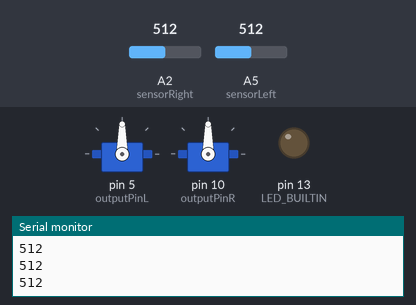
A sketch run on a simulated Arduino Uno, built with avr-gcc and run on an emulated ATmega328P. Parts: 2 × servo, output pins drawn as LEDs (lit = HIGH), the last lines printed to the serial monitor. The test bench sets the inputs (shaded band); at power-on: A5 (sensorLeft) = 512, A2 (sensorRight) = 512.

Above: at 1.2 s.
1.3 s: A5 (sensorLeft) set to 491
At 1.45 s:
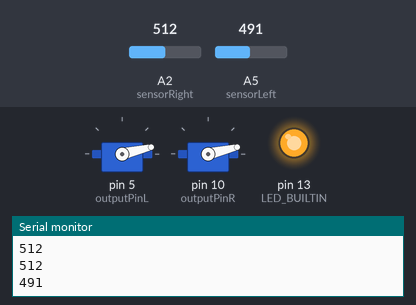
4.3 s: A5 (sensorLeft) set to 510
At 5.6 s:
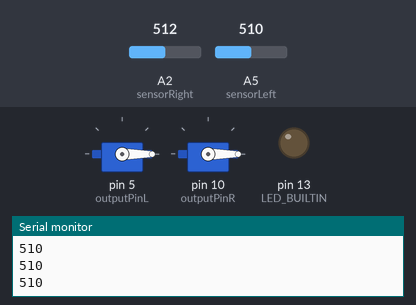
6.4 s: A2 (sensorRight) set to 483
At 6.86 s:
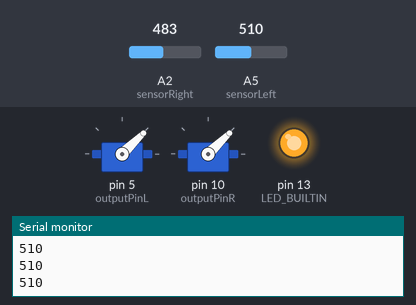
9.4 s: A2 (sensorRight) set to 510
At 10.6 s:
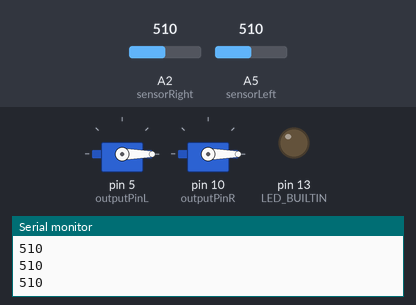
Timing chart, 0 to 12.4 s (numbered marks = the images above; inputs shaded):
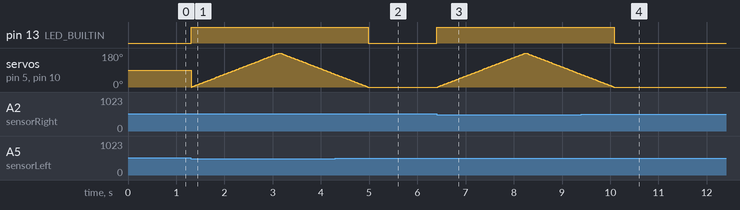

The sketch:

FinalProject.ino
```cpp
// include the servo library to control the servo
#include <Servo.h>

Servo myservoL; // create servo object to control a servo
                 // a maximum of eight servo objects can be created

Servo myservoR; // create servo object to control a servo
                 // a maximum of eight servo objects can be created

int pos = 0; // variable to store the servo position

// Set up a pin we are going to use to indicate our status using an LED.
int statusPin = LED_BUILTIN;

const int sensorLeft = A5;
const int sensorRight = A2;

const int outputPinL = 5;
const int outputPinR = 10;

int sensorValL = 0;
int sensorValR = 0;


void setup() {
  // put your setup code here, to run once:
  myservoL.attach(outputPinL);   // attaches the servo on pin 5 (the left servo) to the servo object
  myservoR.attach(outputPinR);   // attached the servo on pin 6 (the right servo) to the servo object

  // Begin by setting up the Serial Port so we can output our results.
  Serial.begin(9600);

  // Ready an LED to indicate our status.
  pinMode(LED_BUILTIN, OUTPUT);
  pinMode(sensorLeft, INPUT_PULLUP);
  pinMode(sensorRight, INPUT_PULLUP);

}

void loop() {
  // put your main code here, to run repeatedly:

  sensorValL = analogRead(sensorLeft);
  sensorValR = analogRead(sensorRight);
  Serial.println(sensorValL);
  delay(1);

  // left ear

  if(sensorValL < 500 || sensorValR < 500) {
    digitalWrite(LED_BUILTIN, HIGH);
    for (pos = 0; pos <= 180; pos += 1) {    // left ear goes from 0 degrees to 180 degrees
      // in steps of 1 degree
      myservoL.write(pos);   // tell servo to go to position in 'posL'
      myservoR.write(pos);
      delay(10);              // wait 15ms for servo to reach position
    }
    for (pos = 180; pos >= 0; pos -= 1) {    // left ear goes from 180 to 0 degrees
      myservoL.write(pos);
      myservoR.write(pos);
      delay(10);
    }
 /* } if (sensorValR < 500) {
    for (posR = 0; posR <= 180; posR += 1) {    // right ear goes from 0 degrees to 180 degrees
      // in steps of 1 degree
      myservoR.write(posR);   // tell servo to go to position in 'posL'
      delay(15);              // wait 15ms for servo to reach position
    }
    for (posR = 180; posR >= 0; posR -= 1) {    // right ear goes from 180 to 0 degrees
      myservoR.write(posR);
      delay(15);
    }
  } if (sensorValL < 500 && sensorValR < 500) {
     for (posR = 0; posR <= 180; posR += 1) {    // right ear goes from 0 degrees to 180 degrees
      // in steps of 1 degree
      myservoR.write(posR);   // tell servo to go to position in 'posL'
      myservoL.write(posR);
      delay(15);              // wait 15ms for servo to reach position
    }
    for (posR = 180; posR >= 0; posR -= 1) {    // right ear goes from 180 to 0 degrees
      myservoR.write(posR);
      myservoL.write(posR);
      delay(15);
    } */
  } else {
    digitalWrite(LED_BUILTIN, LOW);

  }

}
```

Measured:
- the behaviour switches between 500 and 499 on A5 (sensorLeft) (found by bisection; images 0 and 1)
- the behaviour switches between 500 and 499 on A2 (sensorRight) (found by bisection; images 2 and 3)
- after the input at 1.3 s, pin 13 (LED_BUILTIN): LOW → HIGH at once
- after the input at 4.3 s, pin 13 (LED_BUILTIN): HIGH → LOW after 0.68 s; servo on pin 5 (outputPinL), servo on pin 10 (outputPinR): goes on until 5.0 s, then stays 0°
- after the input at 6.4 s, pin 13 (LED_BUILTIN): LOW → HIGH at once; servo on pin 5 (outputPinL), servo on pin 10 (outputPinR): rises from 0° to 180° in 1.8 s, then falls to 68° in 1.1 s
- after the input at 9.4 s, pin 13 (LED_BUILTIN): HIGH → LOW after 0.68 s; servo on pin 5 (outputPinL), servo on pin 10 (outputPinR): goes on until 10.1 s, then stays 0°
